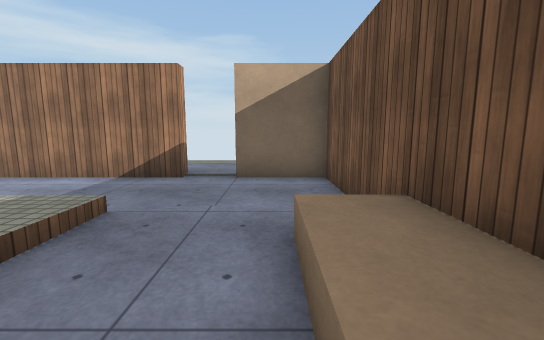
view 1 (above)

19 first-person views from a walk through a scene from a Unity 3-D project. The camera is 1.2 m above the floor, tilts 8° down and sees 90° across. The floor is counted in squares, 1 m on a side. Each view is taken from the middle of a square. On the plan, view 1 faces up. The plan holds only what a view shows up to about 13 squares ahead; the rest is blank. Surface patterns are stand-ins for the level's own textures.

view 2
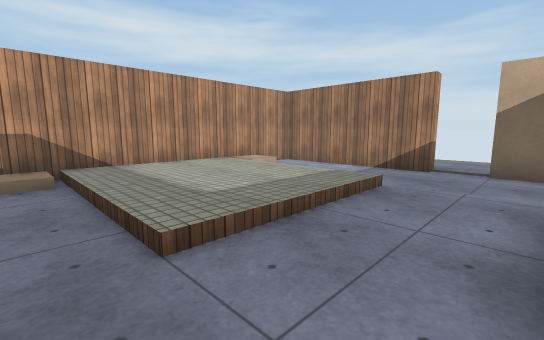

view 3
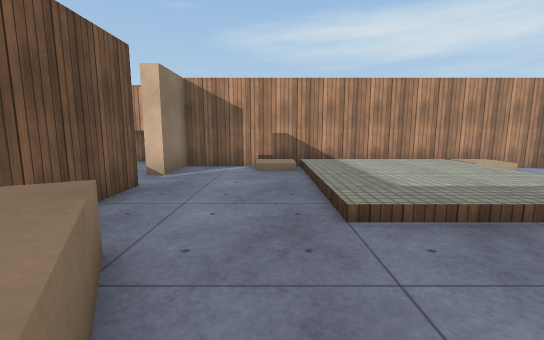

view 4
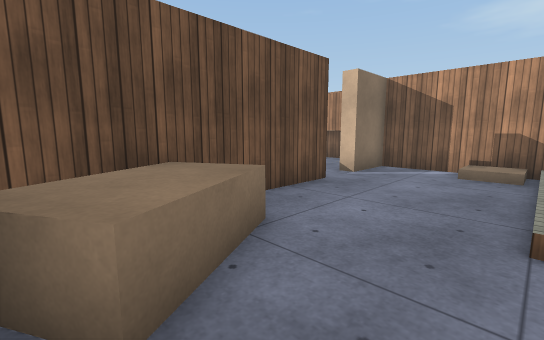

view 5
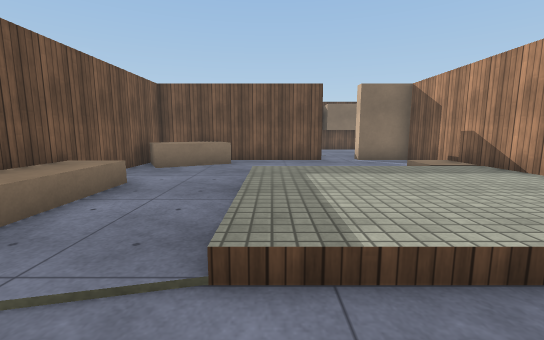

view 6
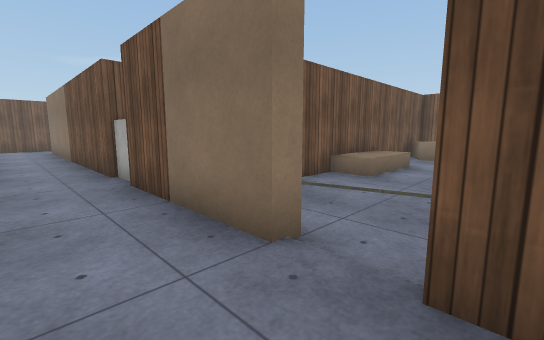

view 7
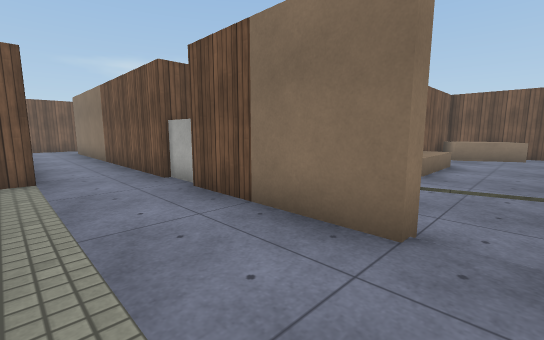

view 8
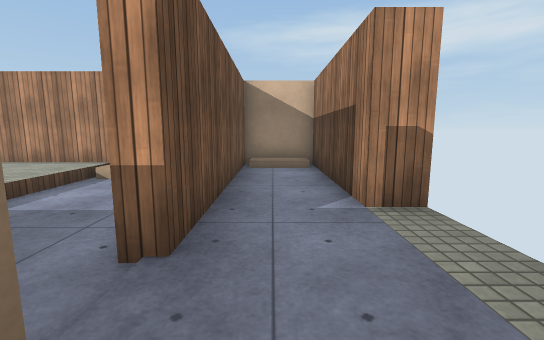

view 9
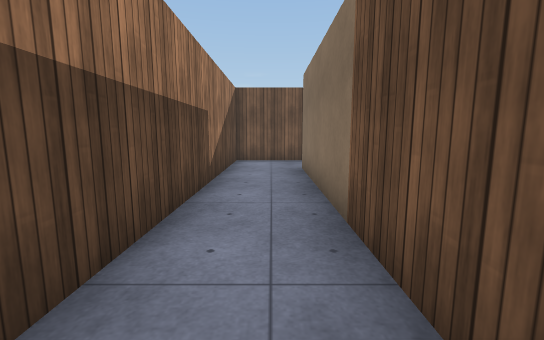

view 10
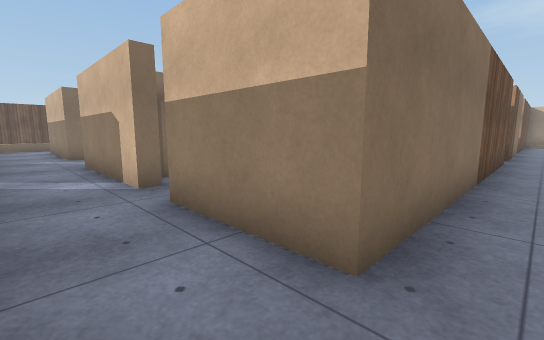

view 11
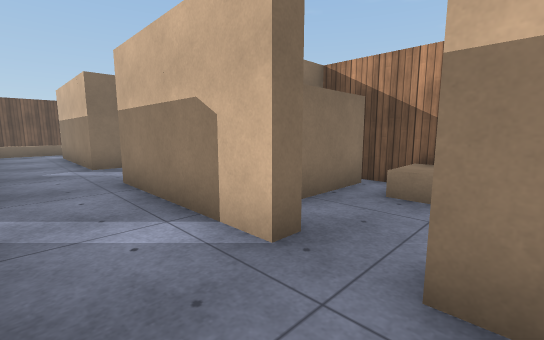

view 12
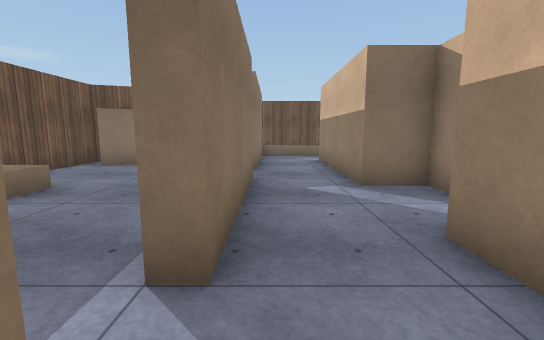

view 13
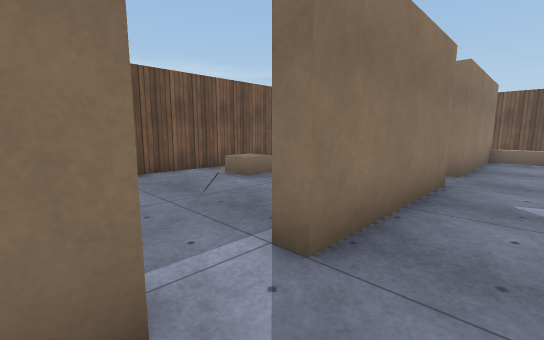

view 14
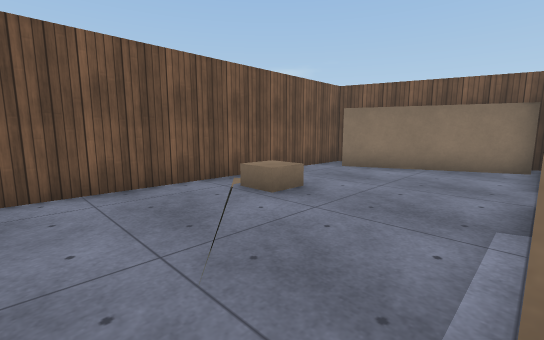

view 15
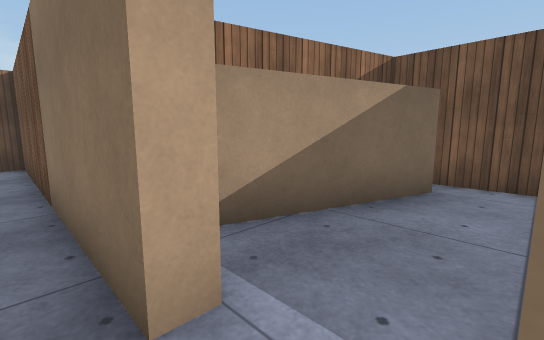

view 16
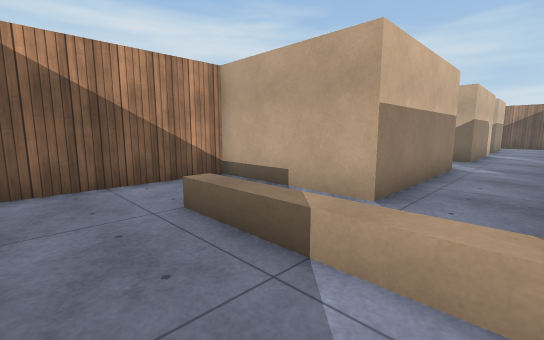

view 17
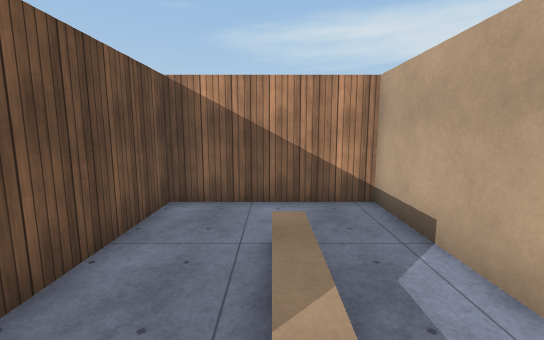

view 18
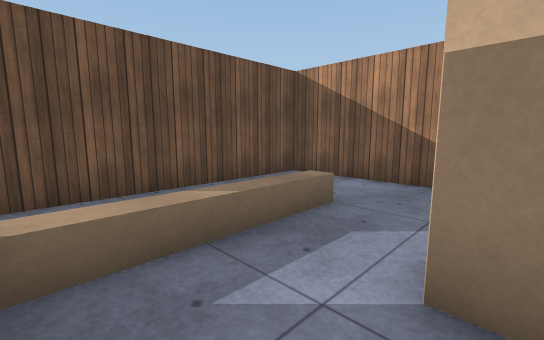

view 19
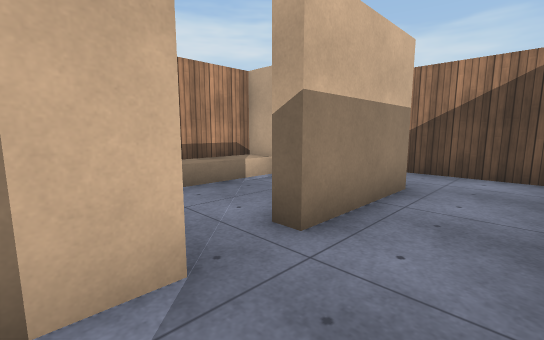

### Floor plan
Key: @ floor where view 1 was taken; # wall or solid block; . main floor; : floor 0.25 m higher than the main floor; + floor 0.5 m higher than the main floor; / step, stairs or slope; ^ raised ledge; O other object.
Columns run from 10 left of view 1 to 25 right of it. Each row starts with its distance up from view 1.
 12       #
 11 #######.........#  ###########
 10 #/...........................#
  9 #/...........................#
  8 ########..#################..#
  7  #..........#  #     #+.  #..#
  6  #..........#        #+.. #..#
  5  #O/........#        #+...#..#
  4  #//////....#        #//.....#
  3  #::::::.../#        #OO.....#
  2  #::::::...+#        ######..####
  1  #::::::...+#             #..#..####
  0  #::::::..@/#             #........#
 -1  #//////....#             #........#
 -2  #:/........#            ##..#.....#
 -3  #.......^^^#            ....#.....#
 -4  #.......^^^#           #....#...O.#
 -5  ###..#######           ###..#.....#
 -6  #....                    #..#.....#
 -7  #.                       #........#
 -8  #                        #..#.....#
 -9                           #..#..####
-10                      ######..####  #
-11                      #.......##
-12                      #.......#
-13                      #../////#
-14                      #......
-15                      #.......
-16                      #########

Where each view was taken, in squares from view 1:
view 1: 0 up, 0 right, facing up
view 2: 2 down, 0 right, facing up-left
view 3: 2 down, 1 right, facing left
view 4: 1 down, 1 right, facing down-left
view 5: 6 up, 3 left, facing down
view 6: 10 up, 3 left, facing down-right
view 7: 11 up, 2 left, facing down-right
view 8: 9 up, 0 right, facing left
view 9: 9 up, 7 right, facing right
view 10: 9 up, 18 right, facing down-left
view 11: 5 up, 18 right, facing down-left
view 12: 1 up, 18 right, facing down
view 13: 1 up, 17 right, facing down-right
view 14: 0 up, 19 right, facing down-right
view 15: 1 down, 18 right, facing up-right
view 16: 15 down, 18 right, facing up-left
view 17: 13 down, 18 right, facing left
view 18: 10 down, 18 right, facing down-left
view 19: 2 up, 18 right, facing up-left
